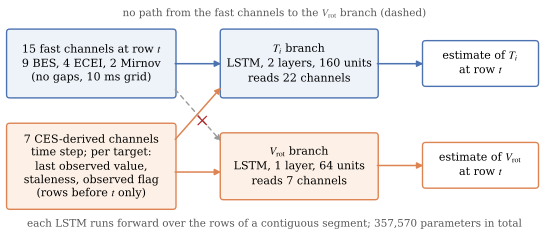

Reproduce this figure in Python.
"""Figure 2: the two-branch recurrent estimator (schematic, no data).

Run from the repo root:  py docs/paper/ppcf/fig_arch.py
"""
from pathlib import Path

import matplotlib
matplotlib.use("Agg")
import matplotlib.pyplot as plt
from matplotlib.patches import FancyArrowPatch, FancyBboxPatch

HERE = Path(__file__).resolve().parent
BLUE, ORANGE, GREY = "#4c72b0", "#dd8452", "#555555"
VR = "$V_" + chr(92) + "mathrm{rot}$"


def box(ax, x, y, w, h, text, fc, ec, fs=8.0, tc="black"):
    ax.add_patch(FancyBboxPatch((x, y), w, h, boxstyle="round,pad=0.02,rounding_size=0.08",
                                fc=fc, ec=ec, lw=1.0))
    ax.text(x + w / 2, y + h / 2, text, ha="center", va="center", fontsize=fs, color=tc,
            linespacing=1.25)


def arrow(ax, p, q, color=GREY, ls="-", lw=1.1):
    ax.add_patch(FancyArrowPatch(p, q, arrowstyle="-|>", mutation_scale=9, color=color,
                                 lw=lw, linestyle=ls, shrinkA=0, shrinkB=0))


def main():
    plt.rcParams.update({"font.family": "serif", "font.size": 8, "mathtext.fontset": "stix"})
    fig, ax = plt.subplots(figsize=(7.0, 3.0))
    ax.set_xlim(0, 14.2)
    ax.set_ylim(0, 6)
    ax.axis("off")

    # inputs
    box(ax, 0.1, 3.55, 4.4, 1.75,
        "15 fast channels at row $t$\n9 BES, 4 ECEI, 2 Mirnov\n(no gaps, 10 ms grid)", "#eef3fa", BLUE)
    box(ax, 0.1, 0.65, 4.4, 2.2,
        "7 CES-derived channels\ntime step; per target:\nlast observed value,\nstaleness, observed flag\n(rows before $t$ only)",
        "#fdf1e7", ORANGE)

    # branches
    box(ax, 5.7, 3.55, 4.1, 1.75, "$T_i$ branch\nLSTM, 2 layers, 160 units\nreads 22 channels", "#eef3fa", BLUE)
    box(ax, 5.7, 0.9, 4.1, 1.7, VR + " branch\nLSTM, 1 layer, 64 units\nreads 7 channels", "#fdf1e7", ORANGE)

    # outputs
    box(ax, 11.0, 3.85, 3.0, 1.15, "estimate of $T_i$\nat row $t$", "white", BLUE)
    box(ax, 11.0, 1.2, 3.0, 1.15, "estimate of " + VR + "\nat row $t$", "white", ORANGE)

    arrow(ax, (4.5, 4.42), (5.7, 4.42), BLUE)
    arrow(ax, (4.5, 2.45), (5.7, 3.8), ORANGE)
    arrow(ax, (4.5, 1.6), (5.7, 1.6), ORANGE)
    arrow(ax, (9.8, 4.42), (11.0, 4.42), BLUE)
    arrow(ax, (9.8, 1.77), (11.0, 1.77), ORANGE)

    # the path that does not exist
    arrow(ax, (4.5, 3.75), (5.7, 2.4), "#999999", ls=(0, (3, 3)), lw=1.0)
    ax.text(5.22, 2.94, r"$\times$", ha="center", va="center", fontsize=13, color="#b22222")
    ax.text(7.1, 5.72, "no path from the fast channels to the " + VR + " branch (dashed)",
            ha="center", va="center", fontsize=7.5, color=GREY)

    ax.text(7.1, 0.25, "each LSTM runs forward over the rows of a contiguous segment; "
            "357,570 parameters in total", ha="center", va="center", fontsize=7.5, color=GREY)
    fig.savefig(HERE / "fig_arch.pdf", bbox_inches="tight", pad_inches=0.03)
    fig.savefig(HERE / "fig_arch_preview.png", dpi=170, bbox_inches="tight", pad_inches=0.03)


if __name__ == "__main__":
    main()
